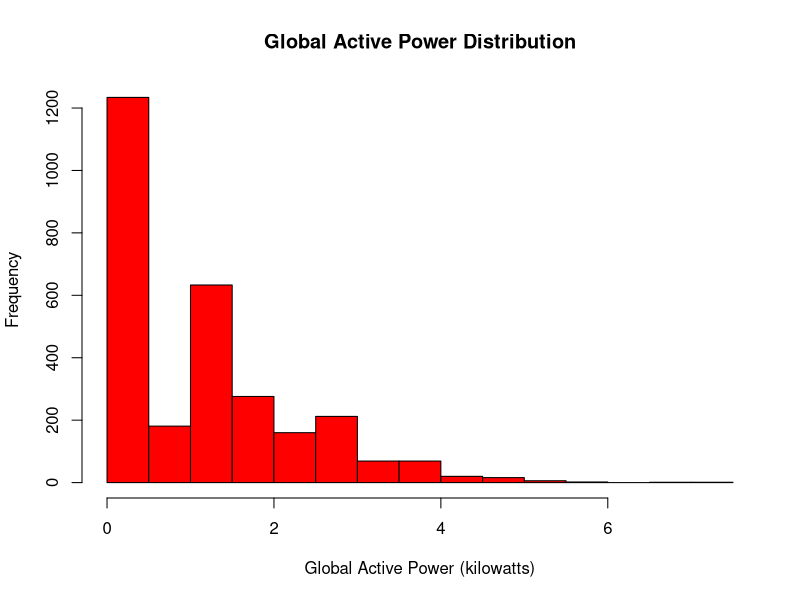
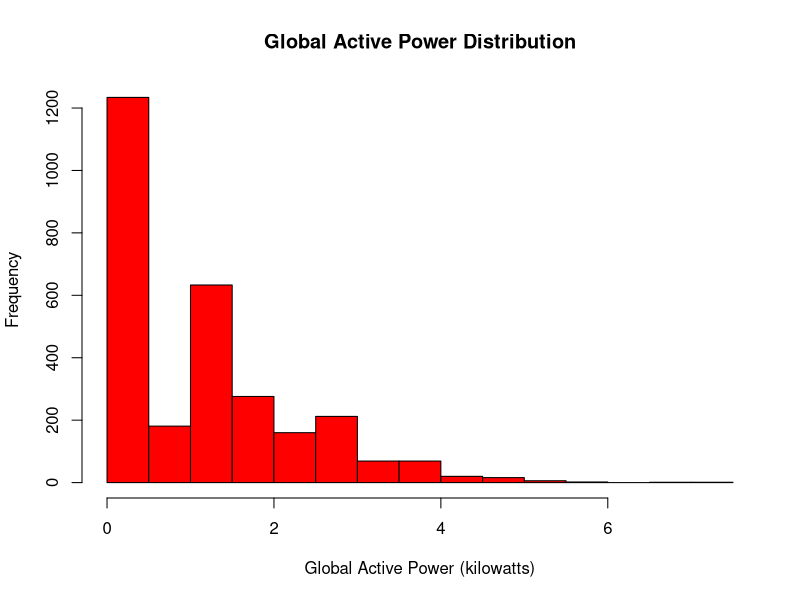

Source code (R) for these figures, in order:
# Read the data from the subset_data.txt file
subset_data <- read.table("subset_data.txt", sep = ";", header = TRUE, na.strings = "?")

# Convert DateTime column to POSIXct format
subset_data$DateTime <- as.POSIXct(subset_data$DateTime)

# Create the plot using the base plotting system
hist(subset_data$Global_active_power, col = "red", xlab = "Global Active Power (kilowatts)",
     ylab = "Frequency", main = "Global Active Power Distribution")

# Save the plot as a PNG file
png("plot1.png", width = 480, height = 480, units = "px")
hist(subset_data$Global_active_power, col = "red", xlab = "Global Active Power (kilowatts)",
     ylab = "Frequency", main = "Global Active Power Distribution")
dev.off()
